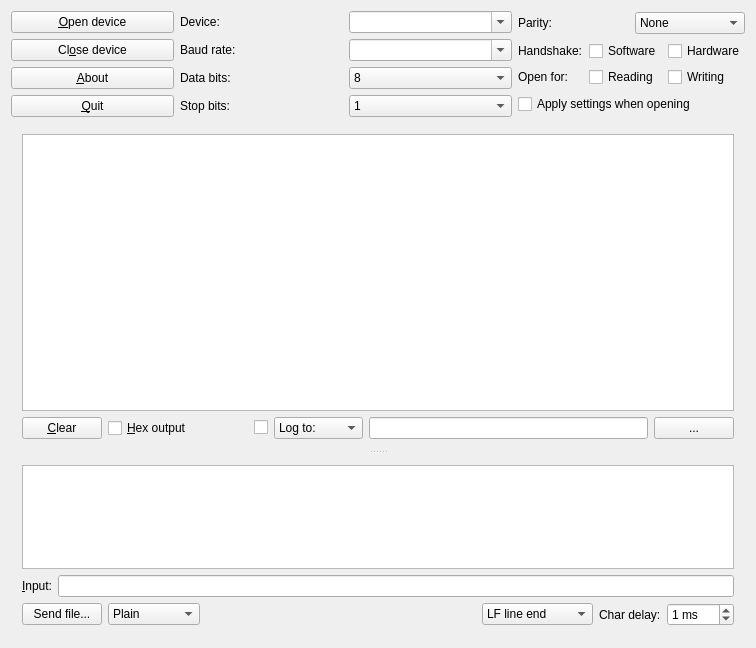
<?xml version="1.0" encoding="UTF-8"?>
<ui version="4.0">
 <class>CuteCommDlg</class>
 <widget class="QWidget" name="CuteCommDlg">
  <property name="geometry">
   <rect>
    <x>0</x>
    <y>0</y>
    <width>756</width>
    <height>648</height>
   </rect>
  </property>
  <property name="windowTitle">
   <string>CuteCom</string>
  </property>
  <layout class="QVBoxLayout">
   <item>
    <layout class="QGridLayout">
     <item row="3" column="1">
      <widget class="QLabel" name="textLabel5">
       <property name="text">
        <string>Stop bits:</string>
       </property>
       <property name="wordWrap">
        <bool>false</bool>
       </property>
       <property name="buddy">
        <cstring>m_stopCb</cstring>
       </property>
      </widget>
     </item>
     <item row="3" column="0">
      <widget class="QPushButton" name="m_quitPb">
       <property name="text">
        <string>&amp;Quit</string>
       </property>
       <property name="shortcut">
        <string>Alt+Q</string>
       </property>
      </widget>
     </item>
     <item row="2" column="1">
      <widget class="QLabel" name="textLabel3">
       <property name="text">
        <string>Data bits:</string>
       </property>
       <property name="wordWrap">
        <bool>false</bool>
       </property>
       <property name="buddy">
        <cstring>m_dataBitsCb</cstring>
       </property>
      </widget>
     </item>
     <item row="2" column="0">
      <widget class="QPushButton" name="m_aboutPb">
       <property name="text">
        <string>&amp;About</string>
       </property>
       <property name="shortcut">
        <string>Alt+A</string>
       </property>
      </widget>
     </item>
     <item row="2" column="2">
      <widget class="QComboBox" name="m_dataBitsCb">
       <property name="currentIndex">
        <number>3</number>
       </property>
       <item>
        <property name="text">
         <string>5</string>
        </property>
       </item>
       <item>
        <property name="text">
         <string>6</string>
        </property>
       </item>
       <item>
        <property name="text">
         <string>7</string>
        </property>
       </item>
       <item>
        <property name="text">
         <string>8</string>
        </property>
       </item>
      </widget>
     </item>
     <item row="0" column="1">
      <widget class="QLabel" name="textLabel1">
       <property name="text">
        <string>Device:</string>
       </property>
       <property name="wordWrap">
        <bool>false</bool>
       </property>
       <property name="buddy">
        <cstring>m_deviceCb</cstring>
       </property>
      </widget>
     </item>
     <item row="0" column="0">
      <widget class="QPushButton" name="m_connectPb">
       <property name="toolTip">
        <string/>
       </property>
       <property name="text">
        <string>&amp;Open device</string>
       </property>
       <property name="shortcut">
        <string>Alt+O</string>
       </property>
      </widget>
     </item>
     <item row="1" column="0">
      <widget class="QPushButton" name="m_closePb">
       <property name="text">
        <string>Cl&amp;ose device</string>
       </property>
       <property name="shortcut">
        <string>Alt+O</string>
       </property>
      </widget>
     </item>
     <item row="3" column="2">
      <widget class="QComboBox" name="m_stopCb">
       <item>
        <property name="text">
         <string>1</string>
        </property>
       </item>
       <item>
        <property name="text">
         <string>2</string>
        </property>
       </item>
      </widget>
     </item>
     <item row="1" column="1">
      <widget class="QLabel" name="textLabel2">
       <property name="text">
        <string>Baud rate:</string>
       </property>
       <property name="wordWrap">
        <bool>false</bool>
       </property>
       <property name="buddy">
        <cstring>m_baudCb</cstring>
       </property>
      </widget>
     </item>
     <item row="0" column="2">
      <widget class="QComboBox" name="m_deviceCb">
       <property name="editable">
        <bool>true</bool>
       </property>
      </widget>
     </item>
     <item row="1" column="2">
      <widget class="QComboBox" name="m_baudCb">
       <property name="editable">
        <bool>true</bool>
       </property>
       <property name="currentIndex">
        <number>-1</number>
       </property>
      </widget>
     </item>
     <item row="0" column="3" rowspan="4">
      <layout class="QVBoxLayout">
       <item>
        <layout class="QHBoxLayout">
         <item>
          <widget class="QLabel" name="textLabel4">
           <property name="text">
            <string>Parity:</string>
           </property>
           <property name="wordWrap">
            <bool>false</bool>
           </property>
           <property name="buddy">
            <cstring>m_parityCb</cstring>
           </property>
          </widget>
         </item>
         <item>
          <widget class="QComboBox" name="m_parityCb">
           <item>
            <property name="text">
             <string>None</string>
            </property>
           </item>
           <item>
            <property name="text">
             <string>Odd</string>
            </property>
           </item>
           <item>
            <property name="text">
             <string>Even</string>
            </property>
           </item>
           <item>
            <property name="text">
             <string>Mark</string>
            </property>
           </item>
           <item>
            <property name="text">
             <string>Space</string>
            </property>
           </item>
          </widget>
         </item>
        </layout>
       </item>
       <item>
        <layout class="QGridLayout">
         <item row="0" column="2">
          <widget class="QCheckBox" name="m_hardwareCb">
           <property name="toolTip">
            <string>Enable Hardware Handshake</string>
           </property>
           <property name="text">
            <string>Hardware</string>
           </property>
          </widget>
         </item>
         <item row="0" column="1">
          <widget class="QCheckBox" name="m_softwareCb">
           <property name="toolTip">
            <string>Enable Software Handshake (XON/XOFF)</string>
           </property>
           <property name="text">
            <string>Software</string>
           </property>
          </widget>
         </item>
         <item row="1" column="2">
          <widget class="QCheckBox" name="m_writeCb">
           <property name="toolTip">
            <string>Usually you want to use read and write</string>
           </property>
           <property name="text">
            <string>Writing</string>
           </property>
          </widget>
         </item>
         <item row="1" column="1">
          <widget class="QCheckBox" name="m_readCb">
           <property name="toolTip">
            <string>Usually you want to use read and write</string>
           </property>
           <property name="text">
            <string>Reading</string>
           </property>
          </widget>
         </item>
         <item row="1" column="0">
          <widget class="QLabel" name="textLabel1_3">
           <property name="text">
            <string>Open for:</string>
           </property>
           <property name="wordWrap">
            <bool>false</bool>
           </property>
          </widget>
         </item>
         <item row="0" column="0">
          <widget class="QLabel" name="textLabel2_2">
           <property name="text">
            <string>Handshake:</string>
           </property>
           <property name="wordWrap">
            <bool>false</bool>
           </property>
          </widget>
         </item>
        </layout>
       </item>
       <item>
        <widget class="QCheckBox" name="m_applyCb">
         <property name="text">
          <string>Apply settings when opening</string>
         </property>
        </widget>
       </item>
      </layout>
     </item>
    </layout>
   </item>
   <item>
    <widget class="QSplitter" name="splitter2">
     <property name="orientation">
      <enum>Qt::Vertical</enum>
     </property>
     <widget class="QFrame" name="frame3">
      <property name="sizePolicy">
       <sizepolicy hsizetype="Preferred" vsizetype="Preferred">
        <horstretch>0</horstretch>
        <verstretch>2</verstretch>
       </sizepolicy>
      </property>
      <property name="frameShape">
       <enum>QFrame::NoFrame</enum>
      </property>
      <property name="frameShadow">
       <enum>QFrame::Plain</enum>
      </property>
      <layout class="QVBoxLayout">
       <item>
        <widget class="QTextBrowser" name="m_outputView">
         <property name="font">
          <font>
           <family>Courier</family>
          </font>
         </property>
        </widget>
       </item>
       <item>
        <layout class="QHBoxLayout">
         <item>
          <widget class="QPushButton" name="m_clearOutputPb">
           <property name="toolTip">
            <string>Clear the output window</string>
           </property>
           <property name="text">
            <string>&amp;Clear</string>
           </property>
           <property name="shortcut">
            <string>Alt+C</string>
           </property>
          </widget>
         </item>
         <item>
          <widget class="QCheckBox" name="m_hexOutputCb">
           <property name="sizePolicy">
            <sizepolicy hsizetype="Minimum" vsizetype="Fixed">
             <horstretch>1</horstretch>
             <verstretch>0</verstretch>
            </sizepolicy>
           </property>
           <property name="toolTip">
            <string>Show the output in hexadecimal format</string>
           </property>
           <property name="text">
            <string>&amp;Hex output</string>
           </property>
           <property name="shortcut">
            <string>Alt+H</string>
           </property>
          </widget>
         </item>
         <item>
          <widget class="QCheckBox" name="m_enableLoggingCb">
           <property name="toolTip">
            <string>Enable logging the data to a file. Chose &quot;Append to&quot; to append instead overwrite to an existing file.</string>
           </property>
           <property name="text">
            <string/>
           </property>
          </widget>
         </item>
         <item>
          <widget class="QComboBox" name="m_logAppendCb">
           <property name="toolTip">
            <string>Enable logging the data to a file. Chose &quot;Append to&quot; to append instead overwrite to an existing file.</string>
           </property>
           <item>
            <property name="text">
             <string>Log to:</string>
            </property>
           </item>
           <item>
            <property name="text">
             <string>Append to:</string>
            </property>
           </item>
          </widget>
         </item>
         <item>
          <widget class="QLineEdit" name="m_logFileLe">
           <property name="sizePolicy">
            <sizepolicy hsizetype="Expanding" vsizetype="Fixed">
             <horstretch>2</horstretch>
             <verstretch>0</verstretch>
            </sizepolicy>
           </property>
           <property name="toolTip">
            <string>The logfile</string>
           </property>
          </widget>
         </item>
         <item>
          <widget class="QPushButton" name="m_logFileFileDialog">
           <property name="toolTip">
            <string>Open file dialog</string>
           </property>
           <property name="text">
            <string>...</string>
           </property>
          </widget>
         </item>
        </layout>
       </item>
      </layout>
     </widget>
     <widget class="QFrame" name="frame4">
      <property name="sizePolicy">
       <sizepolicy hsizetype="Preferred" vsizetype="Preferred">
        <horstretch>0</horstretch>
        <verstretch>1</verstretch>
       </sizepolicy>
      </property>
      <property name="frameShape">
       <enum>QFrame::NoFrame</enum>
      </property>
      <property name="frameShadow">
       <enum>QFrame::Plain</enum>
      </property>
      <layout class="QVBoxLayout">
       <item>
        <widget class="QListWidget" name="m_oldCmdsLb"/>
       </item>
       <item>
        <layout class="QHBoxLayout">
         <item>
          <widget class="QLabel" name="textLabel1_2">
           <property name="text">
            <string>&amp;Input:</string>
           </property>
           <property name="wordWrap">
            <bool>false</bool>
           </property>
           <property name="buddy">
            <cstring>m_cmdLe</cstring>
           </property>
          </widget>
         </item>
         <item>
          <widget class="QLineEdit" name="m_cmdLe">
           <property name="toolTip">
            <string>Enter commands here, Ctrl+C, Ctrl+S, Ctrl+Q also work</string>
           </property>
          </widget>
         </item>
        </layout>
       </item>
       <item>
        <layout class="QHBoxLayout">
         <item>
          <widget class="QPushButton" name="m_sendPb">
           <property name="toolTip">
            <string>Select a file to be sent using the specified protocol</string>
           </property>
           <property name="text">
            <string>Send file...</string>
           </property>
           <property name="autoDefault">
            <bool>false</bool>
           </property>
          </widget>
         </item>
         <item>
          <widget class="QComboBox" name="m_protoPb">
           <property name="toolTip">
            <string>Select the transfer protocol</string>
           </property>
           <item>
            <property name="text">
             <string>Plain</string>
            </property>
           </item>
           <item>
            <property name="text">
             <string>XModem</string>
            </property>
           </item>
           <item>
            <property name="text">
             <string>ZModem</string>
            </property>
           </item>
           <item>
            <property name="text">
             <string>YModem</string>
            </property>
           </item>
           <item>
            <property name="text">
             <string>1kXModem</string>
            </property>
           </item>
           <item>
            <property name="text">
             <string>Script</string>
            </property>
           </item>
          </widget>
         </item>
         <item>
          <spacer>
           <property name="orientation">
            <enum>Qt::Horizontal</enum>
           </property>
           <property name="sizeType">
            <enum>QSizePolicy::Expanding</enum>
           </property>
           <property name="sizeHint" stdset="0">
            <size>
             <width>40</width>
             <height>20</height>
            </size>
           </property>
          </spacer>
         </item>
         <item>
          <widget class="QComboBox" name="m_inputModeCb">
           <property name="toolTip">
            <string>Select the line end termination</string>
           </property>
           <item>
            <property name="text">
             <string>LF line end</string>
            </property>
           </item>
           <item>
            <property name="text">
             <string>CR line end</string>
            </property>
           </item>
           <item>
            <property name="text">
             <string>CR,LF line end</string>
            </property>
           </item>
           <item>
            <property name="text">
             <string>No line end</string>
            </property>
           </item>
           <item>
            <property name="text">
             <string>Hex input</string>
            </property>
           </item>
          </widget>
         </item>
         <item>
          <widget class="QLabel" name="textLabel1_4">
           <property name="text">
            <string>Char delay:</string>
           </property>
           <property name="wordWrap">
            <bool>false</bool>
           </property>
          </widget>
         </item>
         <item>
          <widget class="QSpinBox" name="m_charDelaySb">
           <property name="toolTip">
            <string>Delay between single characters</string>
           </property>
           <property name="suffix">
            <string> ms</string>
           </property>
           <property name="maximum">
            <number>250</number>
           </property>
           <property name="value">
            <number>1</number>
           </property>
          </widget>
         </item>
        </layout>
       </item>
      </layout>
     </widget>
    </widget>
   </item>
  </layout>
 </widget>
 <layoutdefault spacing="6" margin="11"/>
 <pixmapfunction>qPixmapFromMimeSource</pixmapfunction>
 <tabstops>
  <tabstop>m_connectPb</tabstop>
  <tabstop>m_closePb</tabstop>
  <tabstop>m_aboutPb</tabstop>
  <tabstop>m_quitPb</tabstop>
  <tabstop>m_deviceCb</tabstop>
  <tabstop>m_baudCb</tabstop>
  <tabstop>m_dataBitsCb</tabstop>
  <tabstop>m_stopCb</tabstop>
  <tabstop>m_parityCb</tabstop>
  <tabstop>m_softwareCb</tabstop>
  <tabstop>m_hardwareCb</tabstop>
  <tabstop>m_readCb</tabstop>
  <tabstop>m_writeCb</tabstop>
  <tabstop>m_applyCb</tabstop>
  <tabstop>m_outputView</tabstop>
  <tabstop>m_clearOutputPb</tabstop>
  <tabstop>m_hexOutputCb</tabstop>
  <tabstop>m_enableLoggingCb</tabstop>
  <tabstop>m_logAppendCb</tabstop>
  <tabstop>m_logFileLe</tabstop>
  <tabstop>m_logFileFileDialog</tabstop>
  <tabstop>m_cmdLe</tabstop>
  <tabstop>m_sendPb</tabstop>
  <tabstop>m_protoPb</tabstop>
  <tabstop>m_inputModeCb</tabstop>
  <tabstop>m_charDelaySb</tabstop>
  <tabstop>m_oldCmdsLb</tabstop>
 </tabstops>
 <resources/>
 <connections/>
</ui>
